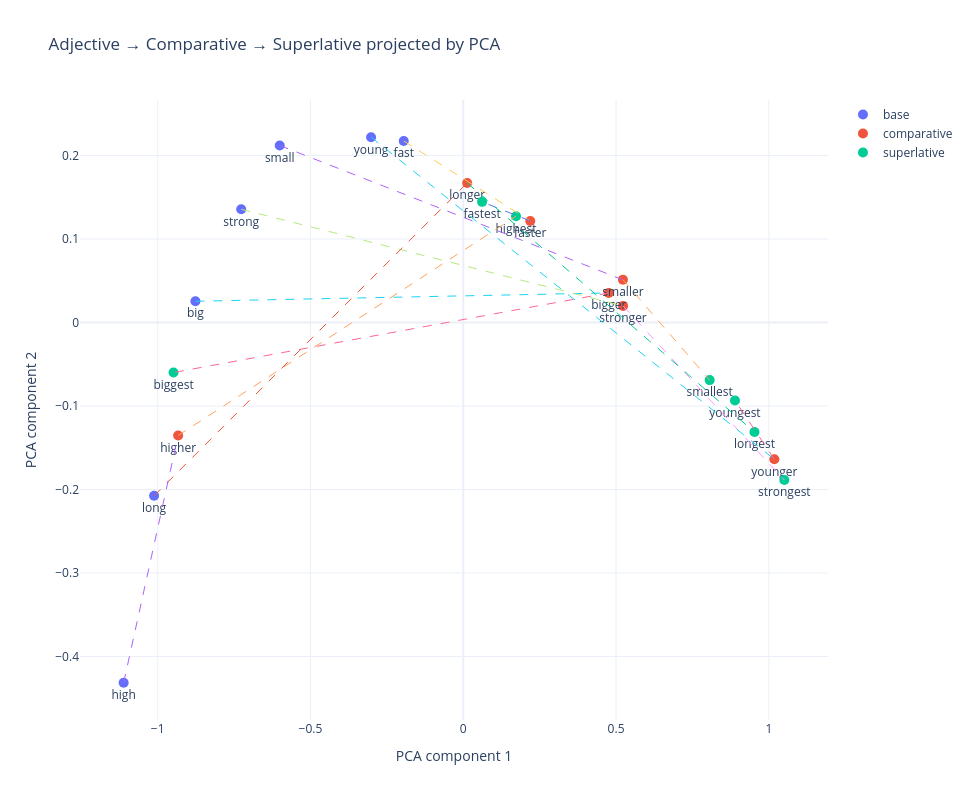

This figure's notebook cell:
### Markdown cell above
PCA projection of country and capital word embeddings showing consistent vector relationships between countries and their capitals.

### Code cell
plot_comparative_relations(model)

### Figure 1 — Plotly figure (JSON) as saved in the notebook; plotly's stock layout.template omitted (floating-point values rounded to 4 significant figures)
{"data": [{"hovertemplate": "<b>%{text}</b><br>Type: base<br>x=%{x:.3f}<br>y=%{y:.3f}<extra></extra>", "marker": {"size": 10}, "mode": "markers+text", "name": "base", "text": ["small", "big", "strong", "fast", "long", "high", "young"], "textposition": "bottom center", "x": [-0.6007, -0.8766, -0.7267, -0.1948, -1.012, -1.111, -0.3017], "y": [0.2121, 0.02551, 0.1357, 0.2174, -0.2075, -0.4314, 0.2219], "type": "scatter"}, {"hovertemplate": "<b>%{text}</b><br>Type: comparative<br>x=%{x:.3f}<br>y=%{y:.3f}<extra></extra>", "marker": {"size": 10}, "mode": "markers+text", "name": "comparative", "text": ["smaller", "bigger", "stronger", "faster", "longer", "higher", "younger"], "textposition": "bottom center", "x": [0.5225, 0.4762, 0.5229, 0.2192, 0.01284, -0.9332, 1.018], "y": [0.05118, 0.03546, 0.01992, 0.1217, 0.1672, -0.1353, -0.1638], "type": "scatter"}, {"hovertemplate": "<b>%{text}</b><br>Type: superlative<br>x=%{x:.3f}<br>y=%{y:.3f}<extra></extra>", "marker": {"size": 10}, "mode": "markers+text", "name": "superlative", "text": ["smallest", "biggest", "strongest", "fastest", "longest", "highest", "youngest"], "textposition": "bottom center", "x": [0.8063, -0.9482, 1.051, 0.06156, 0.953, 0.1726, 0.8892], "y": [-0.06897, -0.05983, -0.1886, 0.1445, -0.1312, 0.1273, -0.09333], "type": "scatter"}, {"hoverinfo": "skip", "line": {"dash": "dash", "width": 1}, "mode": "lines", "showlegend": false, "x": [-0.6007, 0.5225], "y": [0.2121, 0.05118], "type": "scatter"}, {"hoverinfo": "skip", "line": {"dash": "dash", "width": 1}, "mode": "lines", "showlegend": false, "x": [0.5225, 0.8063], "y": [0.05118, -0.06897], "type": "scatter"}, {"hoverinfo": "skip", "line": {"dash": "dash", "width": 1}, "mode": "lines", "showlegend": false, "x": [-0.8766, 0.4762], "y": [0.02551, 0.03546], "type": "scatter"}, {"hoverinfo": "skip", "line": {"dash": "dash", "width": 1}, "mode": "lines", "showlegend": false, "x": [0.4762, -0.9482], "y": [0.03546, -0.05983], "type": "scatter"}, {"hoverinfo": "skip", "line": {"dash": "dash", "width": 1}, "mode": "lines", "showlegend": false, "x": [-0.7267, 0.5229], "y": [0.1357, 0.01992], "type": "scatter"}, {"hoverinfo": "skip", "line": {"dash": "dash", "width": 1}, "mode": "lines", "showlegend": false, "x": [0.5229, 1.051], "y": [0.01992, -0.1886], "type": "scatter"}, {"hoverinfo": "skip", "line": {"dash": "dash", "width": 1}, "mode": "lines", "showlegend": false, "x": [-0.1948, 0.2192], "y": [0.2174, 0.1217], "type": "scatter"}, {"hoverinfo": "skip", "line": {"dash": "dash", "width": 1}, "mode": "lines", "showlegend": false, "x": [0.2192, 0.06156], "y": [0.1217, 0.1445], "type": "scatter"}, {"hoverinfo": "skip", "line": {"dash": "dash", "width": 1}, "mode": "lines", "showlegend": false, "x": [-1.012, 0.01284], "y": [-0.2075, 0.1672], "type": "scatter"}, {"hoverinfo": "skip", "line": {"dash": "dash", "width": 1}, "mode": "lines", "showlegend": false, "x": [0.01284, 0.953], "y": [0.1672, -0.1312], "type": "scatter"}, {"hoverinfo": "skip", "line": {"dash": "dash", "width": 1}, "mode": "lines", "showlegend": false, "x": [-1.111, -0.9332], "y": [-0.4314, -0.1353], "type": "scatter"}, {"hoverinfo": "skip", "line": {"dash": "dash", "width": 1}, "mode": "lines", "showlegend": false, "x": [-0.9332, 0.1726], "y": [-0.1353, 0.1273], "type": "scatter"}, {"hoverinfo": "skip", "line": {"dash": "dash", "width": 1}, "mode": "lines", "showlegend": false, "x": [-0.3017, 1.018], "y": [0.2219, -0.1638], "type": "scatter"}, {"hoverinfo": "skip", "line": {"dash": "dash", "width": 1}, "mode": "lines", "showlegend": false, "x": [1.018, 0.8892], "y": [-0.1638, -0.09333], "type": "scatter"}], "layout": {"title": {"text": "Adjective → Comparative → Superlative projected by PCA"}, "xaxis": {"title": {"text": "PCA component 1"}}, "yaxis": {"title": {"text": "PCA component 2"}}, "width": 970, "height": 800}}
